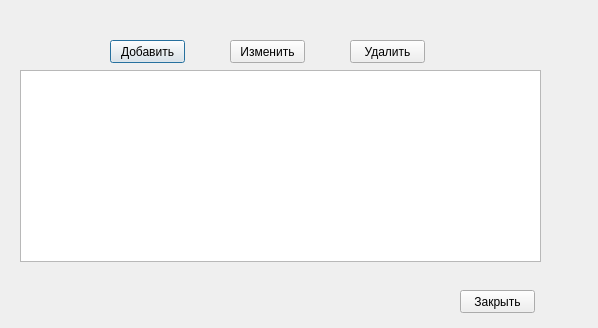
<?xml version="1.0" encoding="UTF-8"?>
<ui version="4.0">
 <class>AccountsManager</class>
 <widget class="QDialog" name="AccountsManager">
  <property name="geometry">
   <rect>
    <x>0</x>
    <y>0</y>
    <width>598</width>
    <height>328</height>
   </rect>
  </property>
  <property name="windowTitle">
   <string>Менеджер учётных записей</string>
  </property>
  <widget class="QPushButton" name="addAccount">
   <property name="geometry">
    <rect>
     <x>110</x>
     <y>40</y>
     <width>75</width>
     <height>23</height>
    </rect>
   </property>
   <property name="text">
    <string>Добавить</string>
   </property>
  </widget>
  <widget class="QPushButton" name="changeAccount">
   <property name="geometry">
    <rect>
     <x>230</x>
     <y>40</y>
     <width>75</width>
     <height>23</height>
    </rect>
   </property>
   <property name="text">
    <string>Изменить</string>
   </property>
  </widget>
  <widget class="QPushButton" name="deleteAccount">
   <property name="geometry">
    <rect>
     <x>350</x>
     <y>40</y>
     <width>75</width>
     <height>23</height>
    </rect>
   </property>
   <property name="text">
    <string>Удалить</string>
   </property>
  </widget>
  <widget class="QListWidget" name="listWidget">
   <property name="geometry">
    <rect>
     <x>20</x>
     <y>70</y>
     <width>521</width>
     <height>192</height>
    </rect>
   </property>
  </widget>
  <widget class="QPushButton" name="closeButton">
   <property name="geometry">
    <rect>
     <x>460</x>
     <y>290</y>
     <width>75</width>
     <height>23</height>
    </rect>
   </property>
   <property name="text">
    <string>Закрыть</string>
   </property>
  </widget>
 </widget>
 <resources/>
 <connections/>
</ui>
